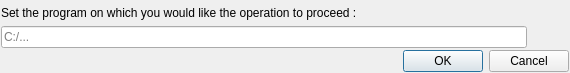
<?xml version="1.0" encoding="UTF-8"?>
<ui version="4.0">
 <class>getProgramPathDialog</class>
 <widget class="QDialog" name="getProgramPathDialog">
  <property name="geometry">
   <rect>
    <x>0</x>
    <y>0</y>
    <width>570</width>
    <height>73</height>
   </rect>
  </property>
  <property name="windowTitle">
   <string>Set the program option</string>
  </property>
  <layout class="QVBoxLayout" name="verticalLayout">
   <property name="spacing">
    <number>2</number>
   </property>
   <property name="leftMargin">
    <number>1</number>
   </property>
   <property name="topMargin">
    <number>1</number>
   </property>
   <property name="rightMargin">
    <number>1</number>
   </property>
   <property name="bottomMargin">
    <number>1</number>
   </property>
   <item>
    <widget class="QLabel" name="label">
     <property name="text">
      <string>Set the program on which you would like the operation to proceed :</string>
     </property>
    </widget>
   </item>
   <item>
    <layout class="QHBoxLayout" name="horizontalLayout_2">
     <property name="spacing">
      <number>2</number>
     </property>
     <item>
      <widget class="QLineEdit" name="lineEdit">
       <property name="placeholderText">
        <string>C:/...</string>
       </property>
      </widget>
     </item>
     <item>
      <widget class="QPushButton" name="pushButton">
       <property name="sizePolicy">
        <sizepolicy hsizetype="Fixed" vsizetype="Fixed">
         <horstretch>0</horstretch>
         <verstretch>0</verstretch>
        </sizepolicy>
       </property>
       <property name="toolTip">
        <string>Browse a directory in order to help to set the path...</string>
       </property>
       <property name="icon">
        <iconset resource="../resources.qrc">
         <normaloff>:/img/browseFolder.png</normaloff>:/img/browseFolder.png</iconset>
       </property>
       <property name="flat">
        <bool>true</bool>
       </property>
      </widget>
     </item>
    </layout>
   </item>
   <item>
    <widget class="QDialogButtonBox" name="buttonBox">
     <property name="orientation">
      <enum>Qt::Orientation::Horizontal</enum>
     </property>
     <property name="standardButtons">
      <set>QDialogButtonBox::StandardButton::Cancel|QDialogButtonBox::StandardButton::Ok</set>
     </property>
    </widget>
   </item>
  </layout>
 </widget>
 <resources>
  <include location="../resources.qrc"/>
 </resources>
 <connections>
  <connection>
   <sender>buttonBox</sender>
   <signal>accepted()</signal>
   <receiver>getProgramPathDialog</receiver>
   <slot>accept()</slot>
   <hints>
    <hint type="sourcelabel">
     <x>242</x>
     <y>58</y>
    </hint>
    <hint type="destinationlabel">
     <x>242</x>
     <y>35</y>
    </hint>
   </hints>
  </connection>
  <connection>
   <sender>buttonBox</sender>
   <signal>rejected()</signal>
   <receiver>getProgramPathDialog</receiver>
   <slot>reject()</slot>
   <hints>
    <hint type="sourcelabel">
     <x>242</x>
     <y>58</y>
    </hint>
    <hint type="destinationlabel">
     <x>242</x>
     <y>35</y>
    </hint>
   </hints>
  </connection>
 </connections>
</ui>
